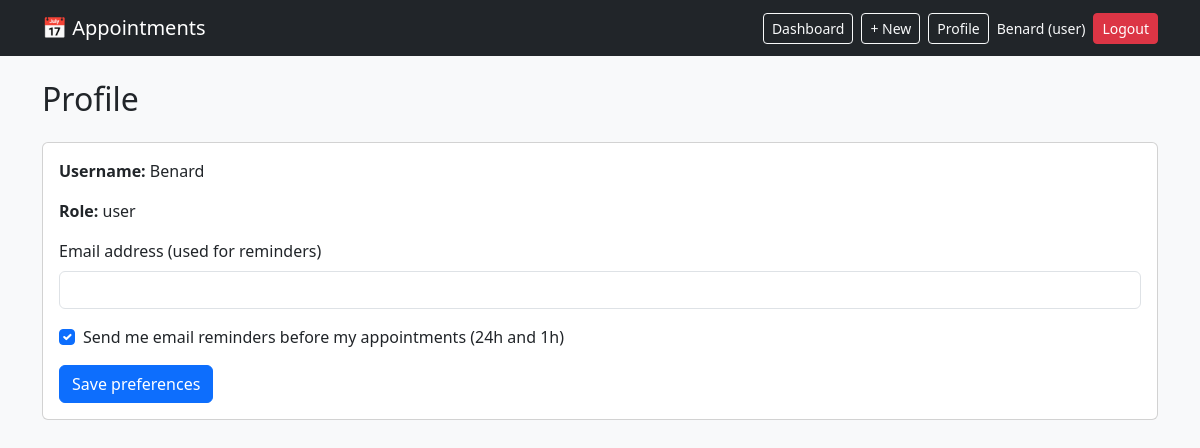
Screenshot of /profile (signed in) with the database file from the repository.
### tables this page shows
CREATE TABLE users (
    id INTEGER PRIMARY KEY AUTOINCREMENT,
    username TEXT UNIQUE NOT NULL,
    password_hash TEXT NOT NULL,
    role TEXT NOT NULL DEFAULT 'user',
    receive_email_reminders INTEGER NOT NULL DEFAULT 1,
    email TEXT,
    created_at DATETIME DEFAULT CURRENT_TIMESTAMP
);

### app.py (the view, shortened to what this page needs)
@app.route("/profile", methods=["GET", "POST"])
@login_required
def profile():
    db = get_db()
    uid = session["user_id"]
    user = db.execute(
        "SELECT id, username, role, email, receive_email_reminders FROM users WHERE id = ?",
        (uid,),
    ).fetchone()
    if not user:
        abort(404)
    return render_template("profile.html", user=user)

### app.py (called while the page is built)
def get_db() -> sqlite3.Connection:
    if "db" not in g:
        g.db = sqlite3.connect(DATABASE, detect_types=sqlite3.PARSE_DECLTYPES)
        g.db.row_factory = sqlite3.Row
        g.db.execute("PRAGMA foreign_keys = ON")
    return g.db

def login_required(fn):
    @wraps(fn)
    def wrapper(*a, **kw):
        if "user_id" not in session:
            return redirect(url_for("login"))
        last = session.get("last_active")
        now = time.time()
        if last and now - last > SESSION_TIMEOUT_MINUTES * 60:
            session.clear()
            flash("Session expired. Please log in again.", "warning")
            return redirect(url_for("login"))
        session["last_active"] = now
        return fn(*a, **kw)
    return wrapper

@app.context_processor
def inject_user():
    return {
        "current_user": {
            "id": session.get("user_id"),
            "username": session.get("username"),
            "role": session.get("role"),
        } if "user_id" in session else None
    }

### templates/profile.html (shortened to what this page needs)
{% extends "base.html" %}
{% block content %}
<h2 class="mb-4">Profile</h2>
<div class="card">
  <div class="card-body">
    <p><strong>Username:</strong> {{ user.username }}</p>
    <p><strong>Role:</strong> {{ user.role }}</p>
    <form method="post">
      <div class="mb-3">
        <label class="form-label">Email address (used for reminders)</label>
        <input type="email" name="email" class="form-control" value="{{ user.email or '' }}">
      </div>
      <div class="form-check mb-3">
        <input class="form-check-input" type="checkbox" name="receive_email_reminders"
               id="reminderToggle" {% if user.receive_email_reminders %}checked{% endif %}>
        <label class="form-check-label" for="reminderToggle">
          Send me email reminders before my appointments (24h and 1h)
        </label>
      </div>
      <button class="btn btn-primary" type="submit">Save preferences</button>
    </form>
  </div>
</div>
{% endblock %}

### templates/base.html (shortened to what this page needs)
<!doctype html>
<html lang="en">
<head>
  <link href="https://cdn.jsdelivr.net/npm/bootstrap@5.3.3/dist/css/bootstrap.min.css" rel="stylesheet">
</head>
<body class="bg-light">
<nav class="navbar navbar-expand-lg navbar-dark bg-dark">
  <div class="container">
    <a class="navbar-brand" href="{{ url_for('index') }}">📅 Appointments</a>
    <div class="d-flex align-items-center gap-2">
      {% if current_user %}
        <a class="btn btn-sm btn-outline-light" href="{{ url_for('dashboard') }}">Dashboard</a>
        {% if current_user.role != 'guest' %}
          <a class="btn btn-sm btn-outline-light" href="{{ url_for('appointment_new') }}">+ New</a>
        {% endif %}
        <a class="btn btn-sm btn-outline-light" href="{{ url_for('profile') }}">Profile</a>
        <span class="text-light small">{{ current_user.username }} ({{ current_user.role }})</span>
        <form method="post" action="{{ url_for('logout') }}" class="d-inline">
          <button class="btn btn-sm btn-danger">Logout</button>
        </form>
      {% else %}
        <a class="btn btn-sm btn-outline-light" href="{{ url_for('login') }}">Login</a>
        <a class="btn btn-sm btn-light" href="{{ url_for('register') }}">Register</a>
      {% endif %}
    </div>
  </div>
</nav>
<main class="container py-4">
  {% block content %}{% endblock %}
</main>
</body>
</html>

### rows the page displays
users: username "Benard", role "user", receive_email_reminders "☑"
